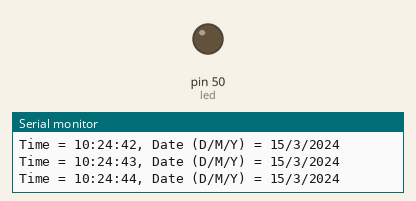
Simulated run of this sketch. Board: Arduino Mega 2560, built with avr-gcc and run on an emulated ATmega2560. Parts: output pins drawn as LEDs (lit = HIGH), the last lines printed to the serial monitor. The local clock reads 2024-03-15 10:24:30 at power-on unless the sketch sets it.

Above: at 15.0 s.
At 45.0 s:
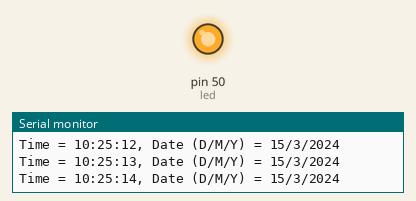
Timing chart, 0 to 78.0 s (numbered marks = the images above):
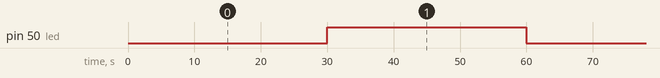

The sketch:

rtc_test.ino
```cpp
// Test Arduino code for DS1307 RTC Module

#include <Wire.h>
#include <TimeLib.h>
#include <DS1307RTC.h>

const int led = 50;                 // Test pin for LED

volatile bool timeFlag = false;     // Flag that marks when to perform a time update

void print2digits(int number)
{
  if (number >= 0 && number < 10)
  {
      Serial.write('0');
  }
  Serial.print(number);
}

void configTimer1()
{
  // 16 MHz clock is used
  TCCR1A = 0x00;
  TCCR1B = 0x00;
  TCNT1  = 0x00;

  // Set clock prescaler to clk/1024
  TCCR1B |= (1 << CS12) | (1 << CS10);
  // Set CTC mode
  TCCR1B |= (1 << WGM12);
  // Set counter to 1Hz tick (16MHz / 1024 = 15625)
  OCR1A = 15625;
  // Enable timer compare interrupt
  TIMSK1 |= (1 << OCIE1A);
}

void setup()
{
  cli();
  Serial.begin(115200);
  delay(250);
  pinMode(led, OUTPUT);
  configTimer1();
  Serial.println("DS1307 RTC Module Test");
  Serial.println("----------------------");
  sei();
}

void loop()
{
    tmElements_t tm;
    bool status;

  if (timeFlag)
  {
  // Perform a time read from the DS1307
  status = RTC.read(tm);
  // Check if the RTC read was successful
  // If not, manually increment the time until the next read
  // Also check that the DS1307 has been properly initialized and is running
  if (!status)
  {
    if (RTC.chipPresent())
    {
      Serial.println("The DS1307 is stopped.  Please run the SetTime");
      Serial.println("example to initialize the time and begin running.");
      Serial.println();
    }
    else
    {
      if (tm.Second < 59)
      {
        tm.Second += 1;
      }
      else
      {
        tm.Second = 0;
        if (tm.Minute < 59)
        {
          tm.Minute += 1;
        }
        else
        {
          tm.Minute = 0;

          if (tm.Hour < 23)
          {
            tm.Hour += 1;
          }
          else
          {
            tm.Hour = 0;
          }
        }
      }
    }
  }
    // TODO: This would be replaced with some servo logic
    // For now, just testing with a simple LED
    if (tm.Second < 30)
    {
      digitalWrite(led, HIGH);
    }
    else
    {
      digitalWrite(led, LOW);
    }
    Serial.print("Time = ");
    print2digits(tm.Hour);
    Serial.write(':');
    print2digits(tm.Minute);
    Serial.write(':');
    print2digits(tm.Second);
    Serial.print(", Date (D/M/Y) = ");
    Serial.print(tm.Day);
    Serial.write('/');
    Serial.print(tm.Month);
    Serial.write('/');
    Serial.print(tmYearToCalendar(tm.Year));
    Serial.println();
    // Reset the time update flag
    timeFlag = false;
  }
}

// Timer 1 ISR
// 1Hz tick used to signal a time update
ISR(TIMER1_COMPA_vect)
{
    timeFlag = true;
}
```

Measured:
- by itself, pin 50 (led): alternates HIGH for 30.0 s and LOW for 30.0 s
